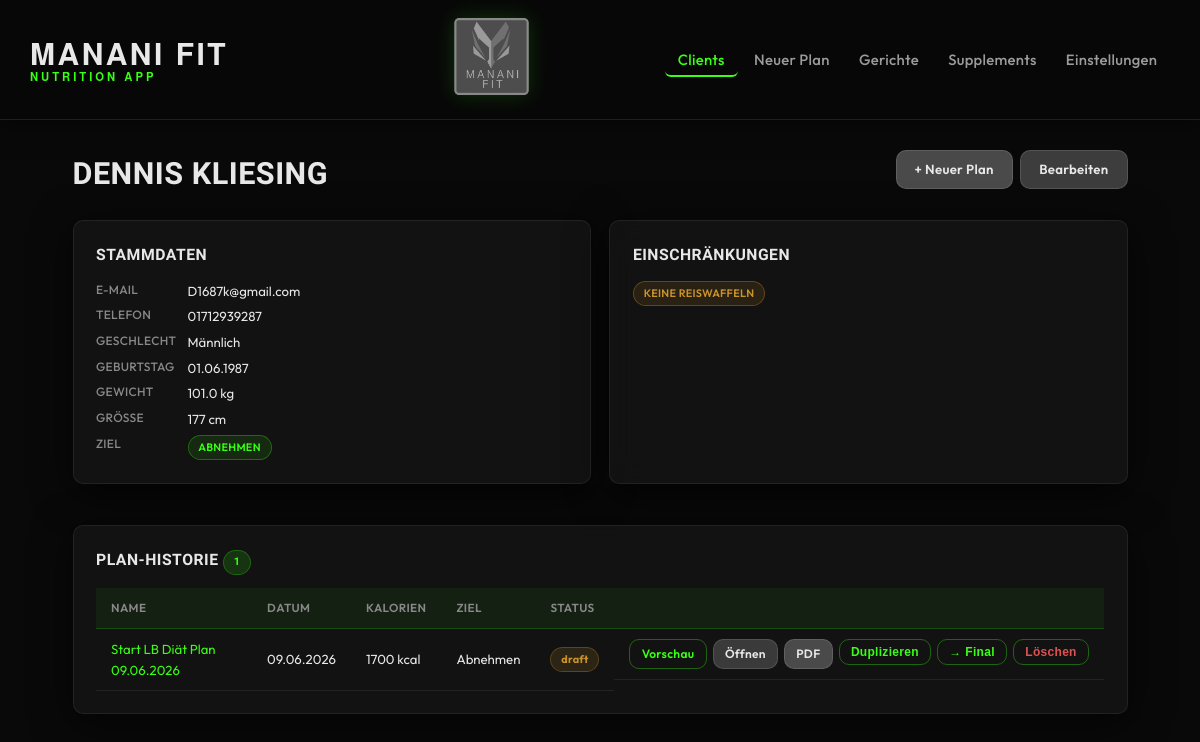
The page /clients/1 on the database as committed earlier.
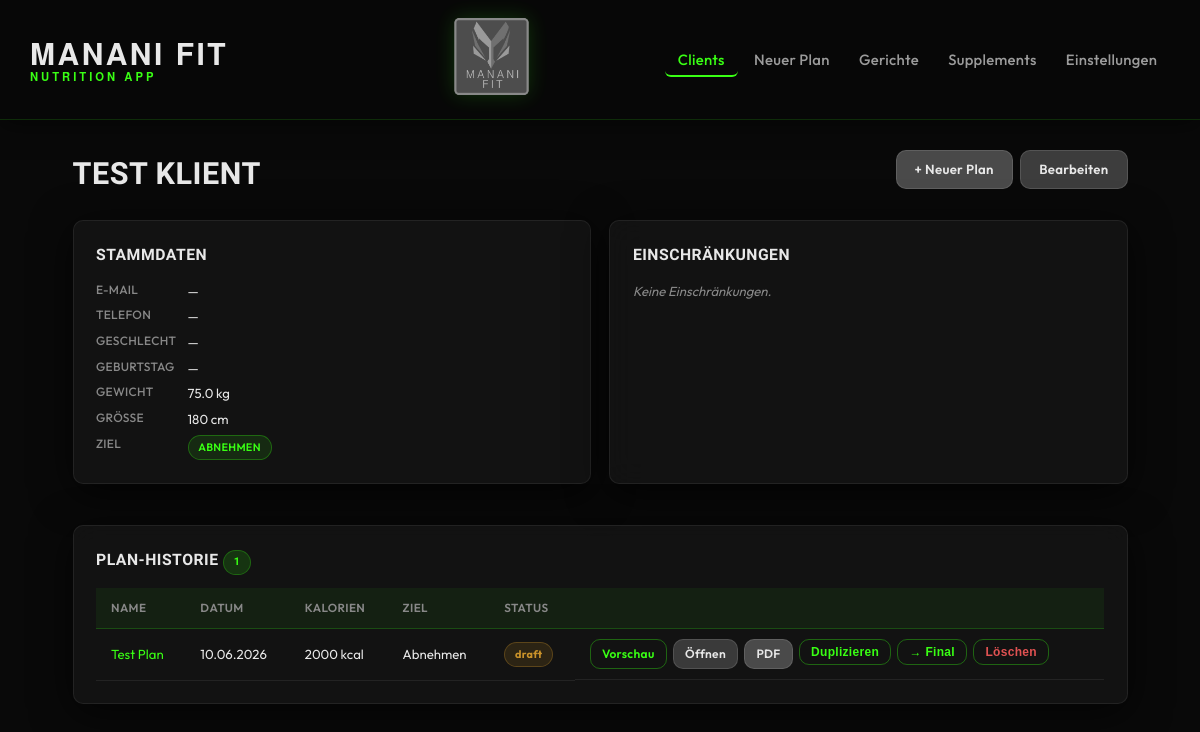
The same page on the database as committed later.
### models.py (models this page shows, shortened)
class Client(db.Model):
    __tablename__ = "clients"
    __allow_unmapped__ = True
    id: int = db.Column(db.Integer, primary_key=True)
    name: str = db.Column(db.String(120), nullable=False)
    email: str | None = db.Column(db.String(200))
    phone: str | None = db.Column(db.String(50))
    birthdate: date | None = db.Column(db.Date)
    gender: str | None = db.Column(db.String(20))
    weight_kg: float | None = db.Column(db.Float)
    height_cm: float | None = db.Column(db.Float)
    goal: str = db.Column(db.String(30), nullable=False, default="Halten")
    restrictions_text: str | None = db.Column(db.Text)
    restriction_tags: str = db.Column(db.Text, default="[]")
    created_at: datetime = db.Column(db.DateTime, default=datetime.utcnow)
    updated_at: datetime = db.Column(
        db.DateTime, default=datetime.utcnow, onupdate=datetime.utcnow
    )
    is_archived: bool = db.Column(db.Boolean, default=False)
    macro_overrides: str | None = db.Column(db.Text, nullable=True)
    plans = db.relationship("MealPlan", back_populates="client", lazy="dynamic")
    def get_restriction_tags(self) -> list[str]:
        return json.loads(self.restriction_tags or "[]")

class MealPlan(db.Model):
    __tablename__ = "meal_plans"
    __allow_unmapped__ = True
    id: int = db.Column(db.Integer, primary_key=True)
    client_id: int = db.Column(db.Integer, db.ForeignKey("clients.id"), nullable=False)
    name: str = db.Column(db.String(200), nullable=False)
    date_created: datetime = db.Column(db.DateTime, default=datetime.utcnow)
    date_modified: datetime = db.Column(
        db.DateTime, default=datetime.utcnow, onupdate=datetime.utcnow
    )
    kcal_target: int = db.Column(db.Integer, nullable=False)
    n_meals: int = db.Column(db.Integer, nullable=False, default=3)
    goal: str = db.Column(db.String(30), nullable=False)
    notes: str | None = db.Column(db.Text)
    status: str = db.Column(db.String(10), default="draft")
    include_supplements: bool = db.Column(db.Boolean, default=False)
    macro_overrides: str | None = db.Column(db.Text, nullable=True)
    client = db.relationship("Client", back_populates="plans")
    meal_slots = db.relationship(
        "MealSlot",
        back_populates="plan",
        order_by="MealSlot.position",
        cascade="all, delete-orphan",
    )
    supplements = db.relationship(
        "PlanSupplement",
        back_populates="plan",
        order_by="PlanSupplement.position",
        cascade="all, delete-orphan",
    )

### app.py (the view)
    @app.route("/clients/<int:client_id>")
    def clients_detail(client_id: int):
        client = Client.query.get_or_404(client_id)
        plans = (
            MealPlan.query.filter_by(client_id=client_id)
            .order_by(MealPlan.date_created.desc())
            .all()
        )
        return render_template("clients/detail.html", client=client, plans=plans)

### templates/clients/detail.html (shortened to what this page needs)
{% extends "base.html" %}
{% block content %}
<div class="page-header">
  <h1>{{ client.name }}</h1>
  <div class="header-actions">
    <a href="{{ url_for('plans_new', client_id=client.id) }}" class="btn btn--primary">+ Neuer Plan</a>
    <a href="{{ url_for('clients_edit', client_id=client.id) }}" class="btn btn--secondary">Bearbeiten</a>
  </div>
</div>
<div class="detail-grid">
  <section class="card">
    <h2>Stammdaten</h2>
    <dl class="detail-list">
      <dt>E-Mail</dt><dd>{{ client.email or '—' }}</dd>
      <dt>Telefon</dt><dd>{{ client.phone or '—' }}</dd>
      <dt>Geschlecht</dt><dd>{{ client.gender or '—' }}</dd>
      <dt>Geburtstag</dt><dd>{{ client.birthdate.strftime('%d.%m.%Y') if client.birthdate else '—' }}</dd>
      <dt>Gewicht</dt><dd>{{ (client.weight_kg|string + ' kg') if client.weight_kg else '—' }}</dd>
      <dt>Größe</dt><dd>{{ (client.height_cm|int|string + ' cm') if client.height_cm else '—' }}</dd>
      <dt>Ziel</dt><dd><span class="tag">{{ client.goal }}</span></dd>
    </dl>
  </section>
  <section class="card">
    <h2>Einschränkungen</h2>
    <div class="tags-wrap">
      {% for tag in client.get_restriction_tags() %}
        <span class="tag tag--restriction">{{ tag }}</span>
      {% else %}
        <p class="empty-hint">Keine Einschränkungen.</p>
      {% endfor %}
    </div>
  </section>
</div>
<section class="card" style="margin-top:1.5rem">
  <h2>Plan-Historie <span class="badge">{{ plans|length }}</span></h2>
  {% if plans %}
    <div class="table-wrap">
      <table class="data-table">
        <thead>
          <tr><th>Name</th><th>Datum</th><th>Kalorien</th><th>Ziel</th><th>Status</th><th></th></tr>
        </thead>
        <tbody>
          {% for p in plans %}
          <tr>
            <td><a href="{{ url_for('plans_edit', plan_id=p.id) }}">{{ p.name }}</a></td>
            <td>{{ p.date_created.strftime('%d.%m.%Y') }}</td>
            <td>{{ p.kcal_target }} kcal</td>
            <td>{{ p.goal }}</td>
            <td><span class="badge badge--{{ p.status }}">{{ p.status }}</span></td>
            <td class="actions">
              <a href="{{ url_for('plans_preview', plan_id=p.id) }}" class="btn btn--sm btn--ghost">Vorschau</a>
              <a href="{{ url_for('plans_edit', plan_id=p.id) }}" class="btn btn--sm">Öffnen</a>
              <a href="{{ url_for('plans_pdf', plan_id=p.id) }}" class="btn btn--sm btn--primary">PDF</a>
              <form method="post" action="{{ url_for('plans_duplicate', plan_id=p.id) }}" style="display:inline">
                <button type="submit" class="btn btn--sm btn--ghost">Duplizieren</button>
              </form>
              <form method="post" action="{{ url_for('plans_update_status', plan_id=p.id) }}" style="display:inline">
                {% if p.status == 'draft' %}
                  <button type="submit" name="status" value="final" class="btn btn--sm btn--ghost">→ Final</button>
                {% else %}
                  <button type="submit" name="status" value="draft" class="btn btn--sm btn--ghost">→ Draft</button>
                {% endif %}
              </form>
              <form method="post" action="{{ url_for('plans_delete', plan_id=p.id) }}" style="display:inline" onsubmit="return confirm('Plan wirklich löschen?')">
                <button type="submit" class="btn btn--sm btn--ghost" style="color:var(--danger)">Löschen</button>
              </form>
            </td>
          </tr>
          {% endfor %}
        </tbody>
      </table>
    </div>
  {% else %}
    <p class="empty-hint">Noch keine Pläne für diesen Client.</p>
  {% endif %}
</section>
{% endblock %}

Rows that differ between the two databases and show on the page:
removed MealPlan: name "Start LB Diät Plan 09.06.2026", date_created "09.06.2026", kcal_target "1700", goal "Abnehmen", status "draft", shows "→ Final"
changed Client "ABNEHMEN": name "DENNIS KLIESING" → "TEST KLIENT"; email "D1687k@gmail.com" → "—"; phone "01712939287" → "—"; gender "Männlich" → "—"; birthdate "01.06.1987" → "—"; weight_kg "101.0 kg" → "75.0 kg"; height_cm "177 cm" → "180 cm"
added MealPlan: name "Test Plan", date_created "10.06.2026", kcal_target "2000", goal "Abnehmen", status "draft", shows "→ Final"
Other text that changed with them:
text now shown: "Keine Einschränkungen."
list line gone: "KEINE REISWAFFELN"
